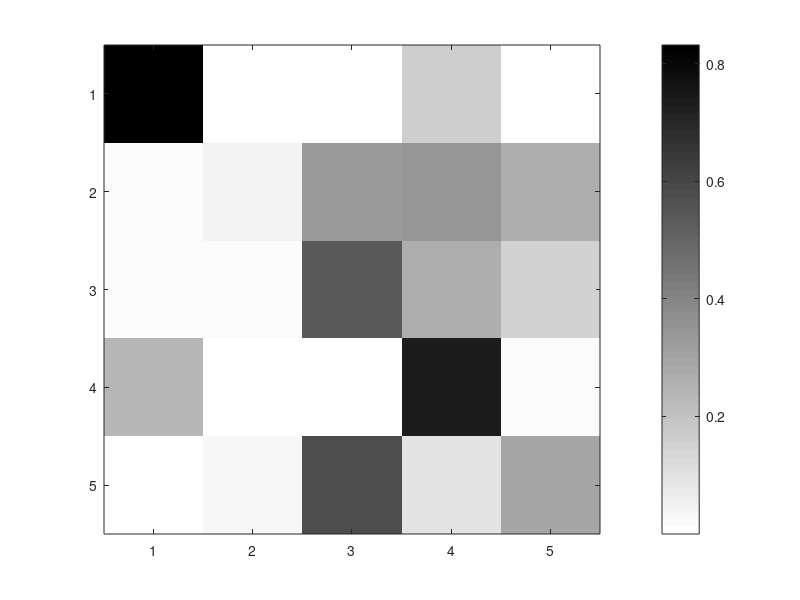

Reproduce this figure in MATLAB. (Note: this script raises an error after producing the figure.)
% plot confusion matrices from python code 
activities = {'Sit','Stairs Dw','Stairs Up','Stand','Walk'};
thres = 0.6; %for text color
%% Healthy 
%load cmats for 
load ./PyCode/cmatHealthy.mat

S1 = double(S1);
S2 = double(S2);
S5 = double(S5);
S6 = double(S6);
S8 = double(S8);
S11 = double(S11);
S14 = double(S14);
S15 = double(S15);
S16 = double(S16);
S19 = double(S19);

results = [];
results(1).cmat = S1;     
results(2).cmat = S2;
results(3).cmat = S5;     
results(4).cmat = S6;
results(5).cmat = S8;     
results(6).cmat = S11;
results(7).cmat = S14;     
results(8).cmat = S15;
results(9).cmat = S16;     
results(10).cmat = S19;


%plot confusion matrix (sum across all subjects)
cmat_all = zeros(5,5);
for s = 1:length(results)
    cmat_all = results(s).cmat + cmat_all;
end
correctones = sum(cmat_all,2);
correctones = repmat(correctones,[1 length(activities)]);
cmat_all = cmat_all./correctones

figure, 
imagesc(cmat_all); 
colorbar
colormap(gray)
colormap(flipud(colormap))
[cmin,cmax] = caxis;
caxis([0,1]) %set colormap to 0 1
ax = gca;
ax.XTick = 1:size(activities,2);
ax.YTick = 1:size(activities,2);
set(gca,'XTickLabel',activities)%'FontSize',14)
set(gca,'YTickLabel',activities)%'FontSize',14)
ax.XTickLabelRotation = 45;
axis square
title('Healthy model','FontSize',14), hold on
%add text
for i = 1:length(activities)
    for j = 1:length(activities)
        if cmat_all(i,j) > thres
            col = [1 1 1];
        else
            col = [0 0 0];
        end
        text(i-0.2,j,sprintf('%.3f',cmat_all(j,i)),'FontSize',14,'FontWeight','bold','Color',col);
    end
end


%% Global Patients 
clear results
%load cmats
load ./PyCode/cmatISpec.mat

S1 = double(S1);
S2 = double(S2);
S5 = double(S5);
S6 = double(S6);
S8 = double(S8);
S11 = double(S11);
S14 = double(S14);
S15 = double(S15);
S16 = double(S16);
S19 = double(S19);

results = [];
results(1).cmat = S1;     
results(2).cmat = S2;
results(3).cmat = S5;     
results(4).cmat = S6;
results(5).cmat = S8;     
results(6).cmat = S11;
results(7).cmat = S14;     
results(8).cmat = S15;
results(9).cmat = S16;     
results(10).cmat = S19;


%plot confusion matrix (sum across all subjects)
cmat_all = zeros(5,5);
for s = 1:length(results)
    cmat_all = results(s).cmat + cmat_all;
end
correctones = sum(cmat_all,2);
correctones = repmat(correctones,[1 length(activities)]);
cmat_all = cmat_all./correctones

figure, 
imagesc(cmat_all); 
colorbar
colormap(gray)
colormap(flipud(colormap))
[cmin,cmax] = caxis;
caxis([0,1]) %set colormap to 0 1
ax = gca;
ax.XTick = 1:size(activities,2);
ax.YTick = 1:size(activities,2);
set(gca,'XTickLabel',activities)%'FontSize',14)
set(gca,'YTickLabel',activities)%'FontSize',14)
ax.XTickLabelRotation = 45;
axis square
title('Impairment Specific model','FontSize',14), hold on
%add text
for i = 1:length(activities)
    for j = 1:length(activities)
        if cmat_all(i,j) > thres
            col = [1 1 1];
        else
            col = [0 0 0];
        end
        text(i-0.2,j,sprintf('%.3f',cmat_all(j,i)),'FontSize',14,'FontWeight','bold','Color',col);
    end
end

%% Patient specific
clear results
%load cmats
load ./PyCode/cmatPSpec.mat

S1 = double(S1);
S2 = double(S2);
S5 = double(S5);
S6 = double(S6);
S8 = double(S8);
S11 = double(S11);
S14 = double(S14);
S15 = double(S15);
S16 = double(S16);
S19 = double(S19);

results = [];
results(1).cmat = S1;     
results(2).cmat = S2;
results(3).cmat = S5;     
results(4).cmat = S6;
results(5).cmat = S8;     
results(6).cmat = S11;
results(7).cmat = S14;     
results(8).cmat = S15;
results(9).cmat = S16;     
results(10).cmat = S19;


%plot confusion matrix (sum across all subjects)
cmat_all = zeros(5,5);
for s = 1:length(results)
    cmat_all = results(s).cmat + cmat_all;
end
correctones = sum(cmat_all,2);
correctones = repmat(correctones,[1 length(activities)]);
cmat_all = cmat_all./correctones

figure, 
imagesc(cmat_all); 
colorbar
colormap(gray)
colormap(flipud(colormap))
[cmin,cmax] = caxis;
caxis([0,1]) %set colormap to 0 1
ax = gca;
ax.XTick = 1:size(activities,2);
ax.YTick = 1:size(activities,2);
set(gca,'XTickLabel',activities)%'FontSize',14)
set(gca,'YTickLabel',activities)%'FontSize',14)
ax.XTickLabelRotation = 45;
axis square
title('Patient Specific model','FontSize',14), hold on
%add text
for i = 1:length(activities)
    for j = 1:length(activities)
        if cmat_all(i,j) > thres
            col = [1 1 1];
        else
            col = [0 0 0];
        end
        text(i-0.2,j,sprintf('%.3f',cmat_all(j,i)),'FontSize',14,'FontWeight','bold','Color',col);
    end
end

%% Device Specific 
clear results
%load cmats
load ./PyCode/cmatDSpec.mat

S1 = double(S1);
S2 = double(S2);
S5 = double(S5);
S6 = double(S6);
S8 = double(S8);
S11 = double(S11);
S14 = double(S14);
S15 = double(S15);
S16 = double(S16);
S19 = double(S19);

results = [];
results(1).cmat = S1;     
results(2).cmat = S2;
results(3).cmat = S5;     
results(4).cmat = S6;
results(5).cmat = S8;     
results(6).cmat = S11;
results(7).cmat = S14;     
results(8).cmat = S15;
results(9).cmat = S16;     
results(10).cmat = S19;


%plot confusion matrix (sum across all subjects)
cmat_all = zeros(5,5);
for s = 1:length(results)
    cmat_all = results(s).cmat + cmat_all;
end
correctones = sum(cmat_all,2);
correctones = repmat(correctones,[1 length(activities)]);
cmat_all = cmat_all./correctones

figure, 
imagesc(cmat_all); 
colorbar
colormap(gray)
colormap(flipud(colormap))
[cmin,cmax] = caxis;
caxis([0,1]) %set colormap to 0 1
ax = gca;
ax.XTick = 1:size(activities,2);
ax.YTick = 1:size(activities,2);
set(gca,'XTickLabel',activities)%'FontSize',14)
set(gca,'YTickLabel',activities)%'FontSize',14)
ax.XTickLabelRotation = 45;
axis square
title('Device Specific model','FontSize',14), hold on
%add text
for i = 1:length(activities)
    for j = 1:length(activities)
        if cmat_all(i,j) > thres
            col = [1 1 1];
        else
            col = [0 0 0];
        end
        text(i-0.2,j,sprintf('%.3f',cmat_all(j,i)),'FontSize',14,'FontWeight','bold','Color',col);
    end
end
